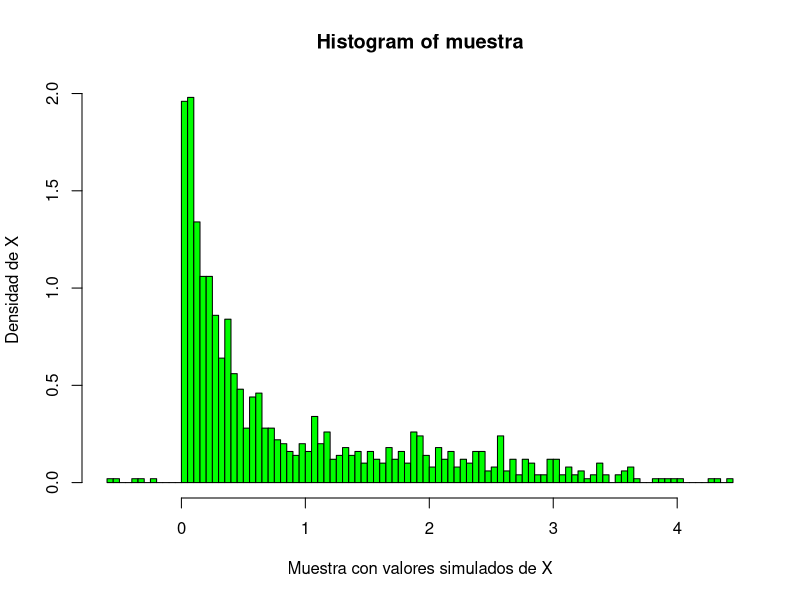
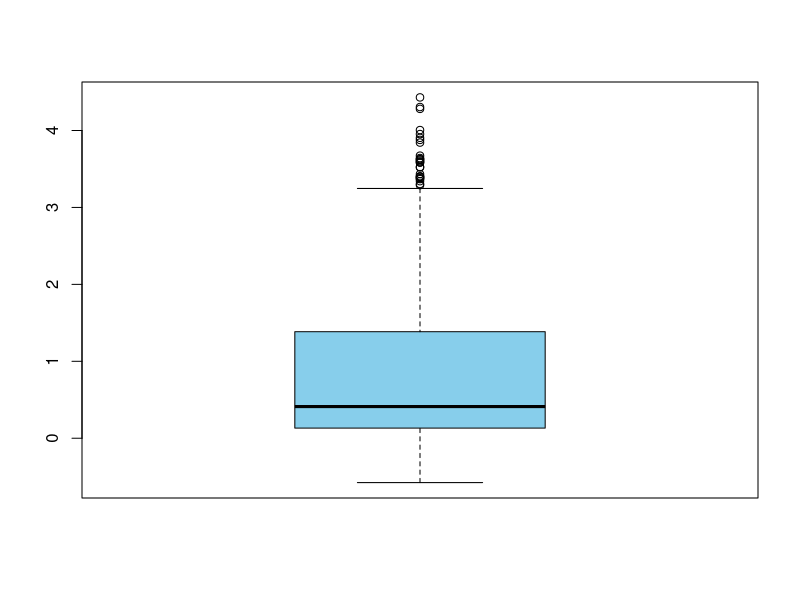

Generate these figures, in order, with R:
## Simulación de valores de variable aleatoria por el método de la composición
# f(x) = 0.3 N(2,1) + 0.5 Exp (3.5) + 0.2 Exp (1.5)
# Kevin Haquehua Apaza
set.seed(123)
n <- 1000
# Probabilidades de mezcla
p1 <- 0.3
p2 <- 0.5
p3 <- 0.2

# paso 1: Generar la variable auxiliar para identificar a qué distribución pertenece
I <- sample(c(1,2,3), size = n, replace = TRUE, prob = c(p1,p2,p3))
I

# paso 2: Crear un vector vacío llamado muestra
muestra <- numeric(n)
muestra

# paso 3: Simular los valores para la nueva distribución
for (i in 1:n) {
  if (I[i] == 1){
    muestra[i] <- rnorm(1, mean = 2, sd = 1)
  } else { 
    if (I[i] == 2) { ## I[i] == 2
      muestra[i] <- rexp(1, rate = 3.5)
    } else { ## I[i] == 3
      muestra[i] <- rexp(1, rate = 1.5)
    }
  }
}

muestra

## Histograma de los valores simulados
hist(muestra, breaks = 100, probability = TRUE,
     xlab = "Muestra con valores simulados de X",
     ylab = "Densidad de X",
     col = "green")
boxplot(muestra, col = "skyblue")
